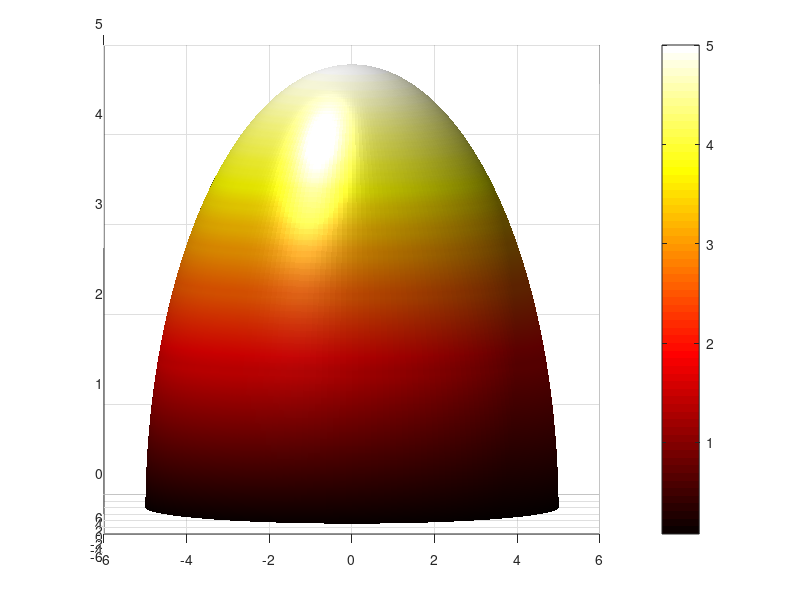

Write MATLAB code to recreate this figure. (Note: this script raises an error after producing the figure.)
clc, close all
%% Question 1
R=5;
[x,y,z]= sphere(200);
x=R*x;
y=R*y;
z=R*z;
z(z<=0)=NaN;
figure
colormap(hot);
h = surf(x,y,z);
colorbar
set(h,'edgecolor','none')
shading interp
view(0,5);
lightangle(-45,30);
h.FaceLighting = 'gouraud';
h.AmbientStrength = 0.3;
h.DiffuseStrength = 0.8;
h.SpecularStrength = 0.9;
h.SpecularExponent = 25;
h.BackFaceLighting = 'unlit';

%% Question #2

x = -10:.01:10;                 
y = -10:.01:10;                  
[X,Y] = meshgrid(x,y);    
r=sqrt(X.^(2)+Y.^(2));
Z=(exp(-r)).*cos(2*pi*r);       
figure
h = surf(X,Y,Z);
set(h,'edgecolor','none')
shading interp
view(0,15)
lightangle(-45,30)
h.FaceColor='b';
h.FaceLighting = 'gouraud';
h.AmbientStrength = 0.3;
h.DiffuseStrength = 0.8;
h.SpecularStrength = 0.9;
h.SpecularExponent = 25;
h.BackFaceLighting ='unlit';

% *Grateful Dead Album playing*